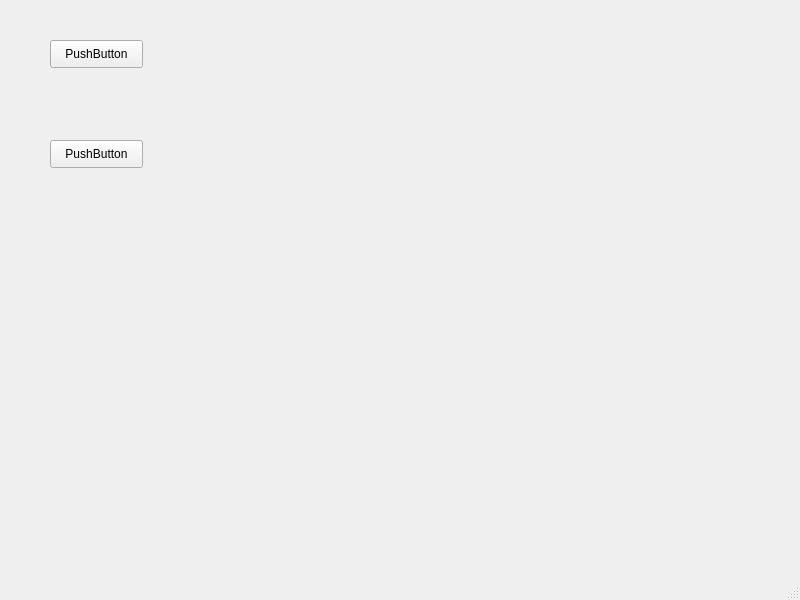
<?xml version="1.0" encoding="UTF-8"?>
<ui version="4.0">
 <class>MainWindow</class>
 <widget class="QMainWindow" name="MainWindow">
  <property name="geometry">
   <rect>
    <x>0</x>
    <y>0</y>
    <width>800</width>
    <height>600</height>
   </rect>
  </property>
  <property name="windowTitle">
   <string>MainWindow</string>
  </property>
  <widget class="QWidget" name="centralwidget">
   <widget class="MplWidget" name="MplWidget" native="true">
    <property name="geometry">
     <rect>
      <x>280</x>
      <y>90</y>
      <width>391</width>
      <height>371</height>
     </rect>
    </property>
   </widget>
   <widget class="QPushButton" name="pushButton_generate_random_signal">
    <property name="geometry">
     <rect>
      <x>50</x>
      <y>40</y>
      <width>93</width>
      <height>28</height>
     </rect>
    </property>
    <property name="text">
     <string>PushButton</string>
    </property>
   </widget>
   <widget class="QPushButton" name="pushButton">
    <property name="geometry">
     <rect>
      <x>50</x>
      <y>140</y>
      <width>93</width>
      <height>28</height>
     </rect>
    </property>
    <property name="text">
     <string>PushButton</string>
    </property>
   </widget>
  </widget>
  <widget class="QMenuBar" name="menubar">
   <property name="geometry">
    <rect>
     <x>0</x>
     <y>0</y>
     <width>800</width>
     <height>26</height>
    </rect>
   </property>
  </widget>
  <widget class="QStatusBar" name="statusbar"/>
 </widget>
 <customwidgets>
  <customwidget>
   <class>MplWidget</class>
   <extends>QWidget</extends>
   <header>mplwidget.h</header>
   <container>1</container>
  </customwidget>
 </customwidgets>
 <resources/>
 <connections/>
</ui>
